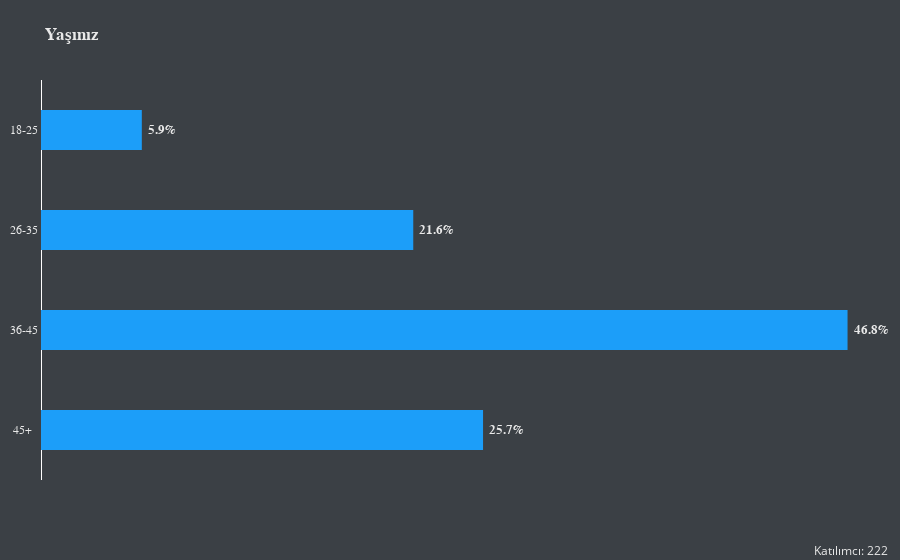

The notebook cell saved with this chart:
### Markdown cell above
## Kullanıcı Profili

### Code cell
make_chart(0)

### Figure 1 — Plotly figure (JSON) as saved in the notebook; plotly's stock layout.template omitted (floating-point values rounded to 4 significant figures)
{"data": [{"hovertemplate": "Count=%{x}<br>Response=%{y}<br>Percentage=%{text}<extra></extra>", "legendgroup": "", "marker": {"color": "#1c9ef9", "line": {"color": "rgba(0,0,0,0)", "width": 0}, "pattern": {"shape": ""}}, "name": "", "orientation": "h", "showlegend": false, "text": ["25.7%", "46.8%", "21.6%", "5.9%"], "textfont": {"color": "#e9e9e9", "family": "Fira Mono, Consolas, Courier New, monospace", "size": 13, "weight": "bold"}, "textposition": "outside", "texttemplate": " %{text}", "type": "bar", "width": 0.4, "x": [57, 104, 48, 13], "xaxis": "x", "y": ["45+  ", "36-45", "26-35", "18-25"], "yaxis": "y"}], "layout": {"annotations": [{"font": {"color": "#e9e9e9", "size": 12}, "showarrow": false, "text": "Katılımcı: 222", "x": 1, "xanchor": "right", "xref": "paper", "y": -0.15, "yanchor": "top", "yref": "paper"}], "barmode": "relative", "hoverlabel": {"bgcolor": "#e9e9e9", "font": {"family": "Fira Mono, Consolas, Courier New, monospace", "size": 12}}, "legend": {"tracegroupgap": 0}, "margin": {"b": 80, "l": 10, "r": 10, "t": 80}, "paper_bgcolor": "#3b4045", "plot_bgcolor": "#3b4045", "title": {"font": {"color": "#e9e9e9", "family": "Fira Mono, Consolas, Courier New, monospace", "weight": "bold"}, "text": "Yaşınız"}, "xaxis": {"anchor": "y", "domain": [0, 1], "gridcolor": "#3b4045", "linecolor": "#3b4045", "showgrid": false, "showticklabels": false, "tickfont": {"color": "#e9e9e9", "family": "Fira Mono, Consolas, Courier New, monospace"}, "title": {}}, "yaxis": {"anchor": "x", "domain": [0, 1], "linecolor": "#3b4045", "showgrid": false, "tickfont": {"color": "#e9e9e9", "family": "Fira Mono, Consolas, Courier New, monospace"}, "title": {}, "type": "category"}}}
